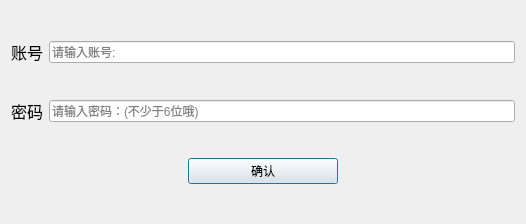
<?xml version="1.0" encoding="UTF-8"?>
<ui version="4.0">
 <class>DLogin</class>
 <widget class="QDialog" name="DLogin">
  <property name="geometry">
   <rect>
    <x>0</x>
    <y>0</y>
    <width>526</width>
    <height>224</height>
   </rect>
  </property>
  <property name="windowTitle">
   <string>登录</string>
  </property>
  <layout class="QVBoxLayout" name="verticalLayout">
   <item>
    <layout class="QHBoxLayout" name="horizontalLayout">
     <item>
      <widget class="QLabel" name="label_id">
       <property name="text">
        <string>&lt;html&gt;&lt;head/&gt;&lt;body&gt;&lt;p&gt;&lt;span style=&quot; font-size:12pt;&quot;&gt;账号&lt;/span&gt;&lt;/p&gt;&lt;/body&gt;&lt;/html&gt;</string>
       </property>
      </widget>
     </item>
     <item>
      <widget class="QLineEdit" name="line_id">
       <property name="placeholderText">
        <string>请输入账号:</string>
       </property>
      </widget>
     </item>
    </layout>
   </item>
   <item>
    <layout class="QHBoxLayout" name="horizontalLayout_2">
     <item>
      <widget class="QLabel" name="label_password">
       <property name="text">
        <string>&lt;html&gt;&lt;head/&gt;&lt;body&gt;&lt;p&gt;&lt;span style=&quot; font-size:12pt;&quot;&gt;密码&lt;/span&gt;&lt;/p&gt;&lt;/body&gt;&lt;/html&gt;</string>
       </property>
      </widget>
     </item>
     <item>
      <widget class="QLineEdit" name="line_password">
       <property name="echoMode">
        <enum>QLineEdit::Password</enum>
       </property>
       <property name="placeholderText">
        <string>请输入密码：(不少于6位哦)</string>
       </property>
      </widget>
     </item>
    </layout>
   </item>
   <item>
    <layout class="QHBoxLayout" name="horizontalLayout_4">
     <item>
      <spacer name="horizontalSpacer">
       <property name="orientation">
        <enum>Qt::Horizontal</enum>
       </property>
       <property name="sizeHint" stdset="0">
        <size>
         <width>40</width>
         <height>20</height>
        </size>
       </property>
      </spacer>
     </item>
     <item>
      <widget class="QPushButton" name="btn_confirm">
       <property name="sizePolicy">
        <sizepolicy hsizetype="Preferred" vsizetype="Fixed">
         <horstretch>0</horstretch>
         <verstretch>0</verstretch>
        </sizepolicy>
       </property>
       <property name="minimumSize">
        <size>
         <width>150</width>
         <height>0</height>
        </size>
       </property>
       <property name="text">
        <string>确认</string>
       </property>
       <property name="icon">
        <iconset resource="MainWin.qrc">
         <normaloff>:/Icon/Resources/图标/accept_approve_comfirm_ok_tick_yes.png</normaloff>:/Icon/Resources/图标/accept_approve_comfirm_ok_tick_yes.png</iconset>
       </property>
      </widget>
     </item>
     <item>
      <spacer name="horizontalSpacer_2">
       <property name="orientation">
        <enum>Qt::Horizontal</enum>
       </property>
       <property name="sizeHint" stdset="0">
        <size>
         <width>40</width>
         <height>20</height>
        </size>
       </property>
      </spacer>
     </item>
    </layout>
   </item>
  </layout>
 </widget>
 <layoutdefault spacing="6" margin="11"/>
 <resources>
  <include location="MainWin.qrc"/>
 </resources>
 <connections/>
</ui>
